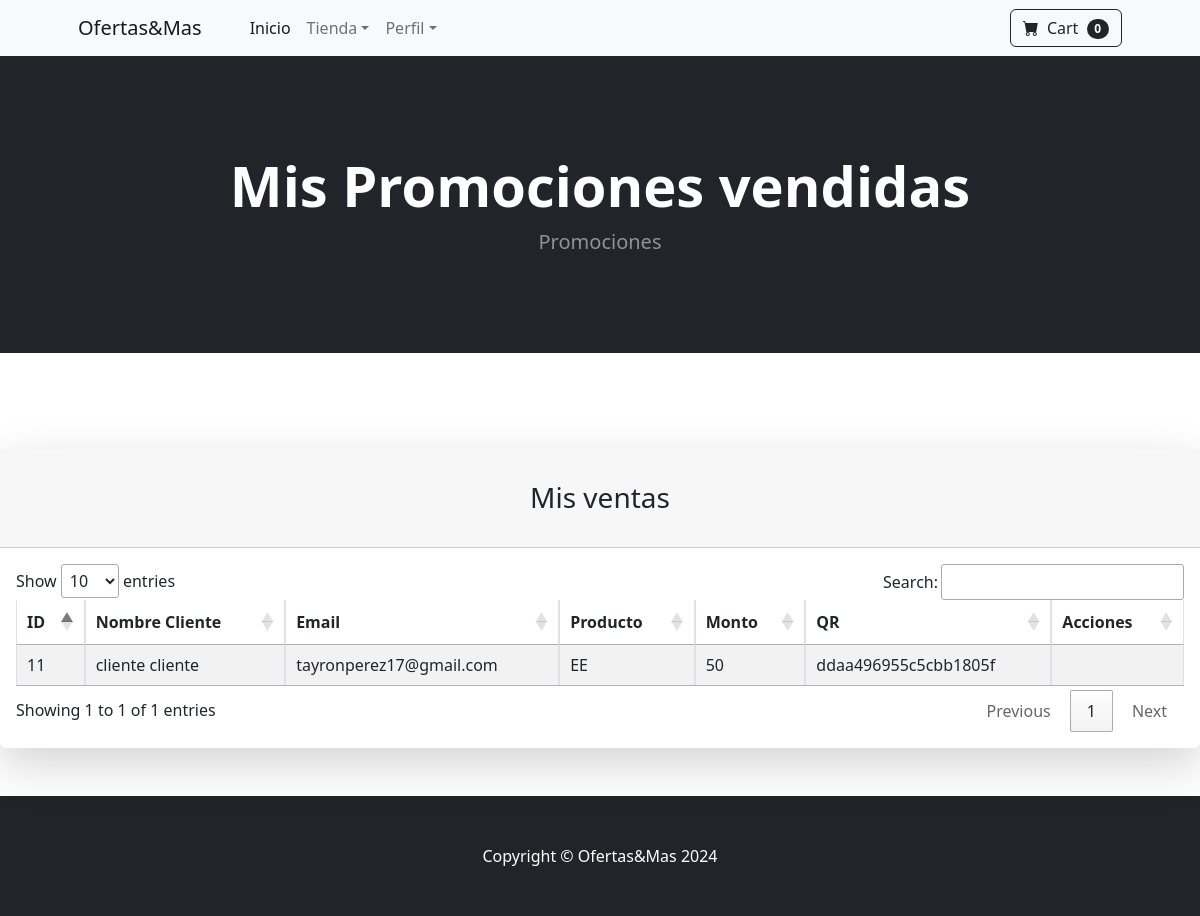
Screenshot of /mis_compras.php (signed in) with the database file from the repository.
### tables this page shows
CREATE TABLE `ventas` (
  `id` int(11) NOT NULL,
  `id_product` int(11) NOT NULL,
  `id_user` int(11) NOT NULL,
  `cantidad` decimal(11,2) NOT NULL,
  `monto` decimal(11,0) NOT NULL,
  `monto_total` decimal(11,0) NOT NULL,
  `stat` int(11) NOT NULL,
  `fecha_log` timestamp NOT NULL DEFAULT current_timestamp(),
  `codigo_promo` varchar(100) NOT NULL
);

CREATE TABLE `users_om` (
  `id` int(11) NOT NULL,
  `username` varchar(100) NOT NULL,
  `nombre` varchar(100) NOT NULL,
  `apellido` varchar(100) NOT NULL,
  `email` varchar(150) NOT NULL,
  `stat` int(1) NOT NULL,
  `fecha_log` timestamp NOT NULL DEFAULT current_timestamp(),
  `pass` varchar(250) NOT NULL,
  `tipo_user` int(1) NOT NULL COMMENT '1=admin\r\n2=regular\r\n3=business partner'
);

CREATE TABLE `products_om` (
  `id` int(11) NOT NULL,
  `descripcion` text NOT NULL,
  `photo` varchar(250) NOT NULL,
  `id_business_partner` int(11) NOT NULL,
  `stat` int(1) NOT NULL COMMENT '1=on;\r\n2=off',
  `fecha_log` timestamp NOT NULL DEFAULT current_timestamp(),
  `id_user_log` int(11) NOT NULL,
  `id_categoria` int(11) NOT NULL,
  `precio` decimal(11,2) NOT NULL,
  `cantidad` int(11) NOT NULL,
  `titulo` varchar(250) NOT NULL
);

### conf/conn.php (called while the page is built, shortened)
<?php
function reg_product_comprados($conn, $id_pro){
    $reg = $conn->query("SELECT
                        v.id,
                        u.nombre,
                        u.apellido,
                        u.email,
                        p.titulo,
                        v.monto_total,
                        v.codigo_promo
                        FROM ventas v INNER JOIN users_om u on v.id_user = u.id
                                    INNER JOIN products_om p on v.id_product = p.id
                        WHERE
                        v.id_user = '".$id_pro."'");
    $registros = [];
    while($row = $reg->fetch_assoc()) {
    $registros[] = $row;
    }
    return $registros;
}
?>

### mis_compras.php (the view, shortened to what this page needs)
<?php include('conf/conn.php'); ?>
<!DOCTYPE html>
<html lang="en">
<?php include('recurrentes/head.php'); ?>
<body>
    <?php include('recurrentes/menu.php'); ?>
    <header class="bg-dark py-5">
        <div class="container px-4 px-lg-5 my-5">
            <div class="text-center text-white">
                <h1 class="display-4 fw-bolder">Mis Promociones vendidas</h1>
                <p class="lead fw-normal text-white-50 mb-0">Promociones </p>
            </div>
        </div>
    </header>
    <section class="py-5">
            <div class="row justify-content-center">
                <div class="col-lg-12">
                    <div class="card shadow-lg border-0 rounded-lg mt-5">
                        <div class="card-header"><h3 class="text-center font-weight-light my-4">Mis ventas</h3></div>
                        <div class="card-body">
                            <table id="dataTable" class="table table-striped table-bordered" style="width:100%">
                                <thead>
                                    <tr>
                                        <th>ID</th>
                                        <th>Nombre Cliente</th>
                                        <th>Email</th>
                                        <th>Producto</th>
                                        <th>Monto</th>
                                        <th>QR</th>
                                        <th>Acciones</th>
                                    </tr>
                                </thead>
                                <tbody>
                                    <?php $all_reg = reg_product_comprados($conn, $_SESSION['user_id']); ?>
                                    <?php foreach ($all_reg as $key => $value) { ?>
                                    <tr>
                                        <td><?php echo $value['id']; ?></td>
                                        <td><?php echo $value['nombre']. ' ' .$value['apellido']; ?></td>
                                        <td><?php echo $value['email']; ?></td>
                                        <td><?php echo $value['titulo']; ?></td>
                                        <td><?php echo $value['monto_total']; ?></td>
                                        <td><?php echo $value['codigo_promo']; ?></td>
                                        <td></td>
                                    </tr>
                                    <?php } ?>
                                </tbody>
                            </table>
                        </div>
                    </div>
                </div>
            </div>
    </section>
    <?php include('recurrentes/foot.php'); ?>
</body>
</html>

### rows the page displays
ventas: id "11", id_user.nombre "cliente", id_user.apellido "cliente", id_user.email "tayronperez17@gmail.com", products_om.titulo "EE", monto_total "50", codigo_promo "ddaa496955c5cbb1805f"
